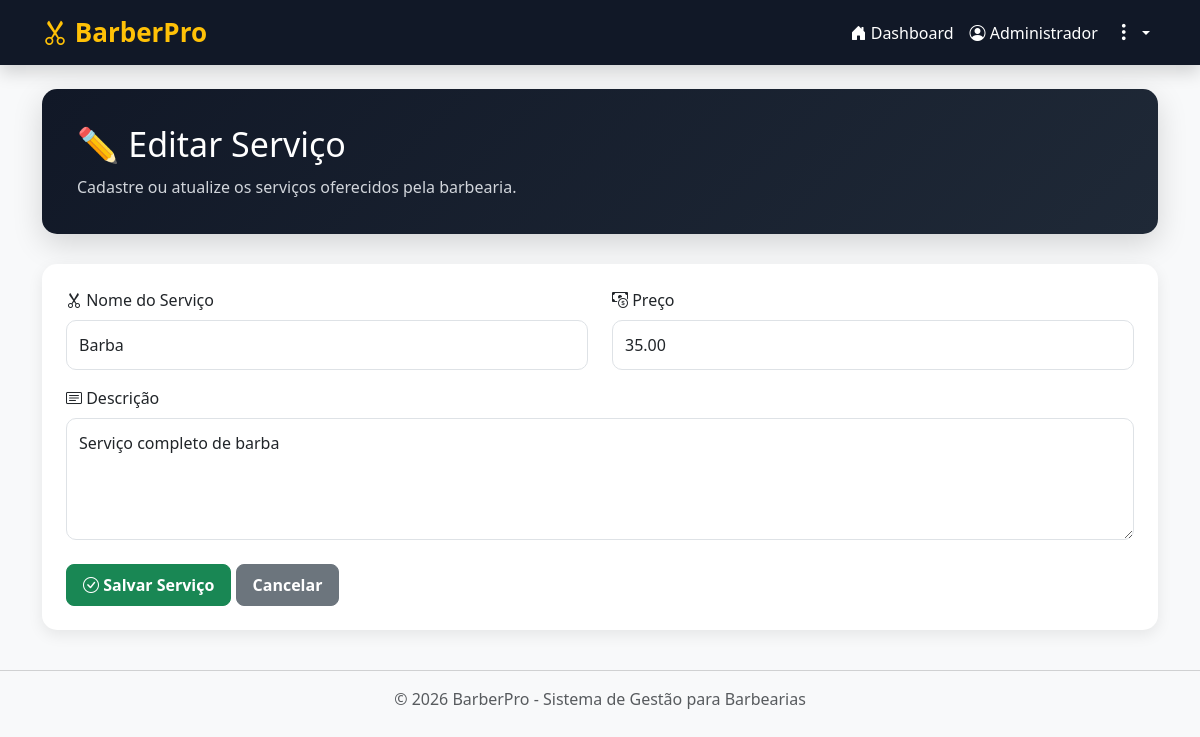
The app's page /index.php?controller=services&action=edit&id=2 (signed in) with its own data.
### tables this page shows
CREATE TABLE IF NOT EXISTS services (
    id INT AUTO_INCREMENT PRIMARY KEY,
    name VARCHAR(100) NOT NULL,
    description TEXT,
    price DECIMAL(10,2) NOT NULL
);

### app/controllers/ServiceController.php (called while the page is built, shortened)
<?php
require_once 'app/models/Service.php';
class ServiceController
{
    private Service $serviceModel;
    public function __construct()
    {
        $this->serviceModel = new Service();
    }
    public function edit(): void
    {
        $id = (int) $_GET['id'];
        $service = $this->serviceModel->findById($id);
        require 'app/views/services/form.php';
    }
}

### config/database.php (called while the page is built)
<?php
class Database
{
    private string $host = "localhost";
    private string $dbname = "appointment_system";
    private string $user = "root";
    private string $password = "";
    public function connect(): PDO
    {
        try {
            $connection = new PDO(
                "mysql:host={$this->host};dbname={$this->dbname};charset=utf8",
                $this->user,
                $this->password
            );
            $connection->setAttribute(PDO::ATTR_ERRMODE, PDO::ERRMODE_EXCEPTION);
            $connection->setAttribute(PDO::ATTR_DEFAULT_FETCH_MODE, PDO::FETCH_ASSOC);
            return $connection;
        } catch (PDOException $error) {
            die("Database connection error: " . $error->getMessage());
        }
    }
}

### app/models/Service.php (called while the page is built, shortened)
<?php
require_once 'config/database.php';
class Service
{
    private PDO $connection;
    public function __construct()
    {
        $database = new Database();
        $this->connection = $database->connect();
    }
    public function findById(int $id): array|false
    {
        $sql = "SELECT * FROM services WHERE id = ?";
        $statement = $this->connection->prepare($sql);
        $statement->execute([$id]);
        return $statement->fetch();
    }
}

### app/views/services/form.php (the view, shortened to what this page needs)
<?php require 'app/views/layout/header.php'; ?>
<div class="hero">
    <h2><?= $service ? '✏️ Editar Serviço' : '➕ Novo Serviço'; ?></h2>
    <p>Cadastre ou atualize os serviços oferecidos pela barbearia.</p>
</div>
<div class="card p-4">
<form method="POST" action="index.php?controller=services&action=<?= $service ? 'update' : 'store'; ?>">
    <div class="row">
        <div class="col-md-6 mb-3">
            <label class="form-label">
                <i class="bi bi-scissors"></i> Nome do Serviço
            </label>
            <input
                class="form-control"
                type="text"
                name="name"
                required
                value="<?= htmlspecialchars($service['name'] ?? ''); ?>">
        </div>
        <div class="col-md-6 mb-3">
            <label class="form-label">
                <i class="bi bi-cash-coin"></i> Preço
            </label>
            <input
                class="form-control"
                type="number"
                name="price"
                step="0.01"
                min="0"
                required
                value="<?= htmlspecialchars($service['price'] ?? ''); ?>">
        </div>
    </div>
    <div class="mb-4">
        <label class="form-label">
            <i class="bi bi-card-text"></i> Descrição
        </label>
        <textarea
            class="form-control"
            name="description"
            rows="4"><?= htmlspecialchars($service['description'] ?? ''); ?></textarea>
    </div>
    <button class="btn btn-success">
        <i class="bi bi-check-circle"></i>
        Salvar Serviço
    </button>
    <a href="index.php?controller=services"
       class="btn btn-secondary">
        Cancelar
    </a>
</form>
</div>
<?php require 'app/views/layout/footer.php'; ?>

### public/css/style.css (style rules this page uses)
* { margin:0; padding:0; box-sizing:border-box; font-family:'Segoe UI',Tahoma,Geneva,Verdana,sans-serif; }
body { background:#f4f6f9; color:#333; }
.hero { background:linear-gradient(135deg,#111827,#1f2937); color:white; border-radius:15px; padding:35px; margin-bottom:30px; box-shadow:0 10px 30px rgba(0,0,0,.15); }
.hero h2 { font-size:34px; margin-bottom:10px; }
.hero p { color:#d1d5db; margin:0; }
.card { border:none; border-radius:15px; box-shadow:0 5px 15px rgba(0,0,0,.08); }
.btn { border-radius:8px; padding:8px 16px; font-weight:600; }
.btn-success { background:#198754; }
input, select, textarea { border-radius:10px !important; padding:12px !important; }

### records on screen
services: name "Barba", price "35.00", description "Serviço completo de barba"

### other values on screen
$_SESSION['user']['name'] "Administrador"
